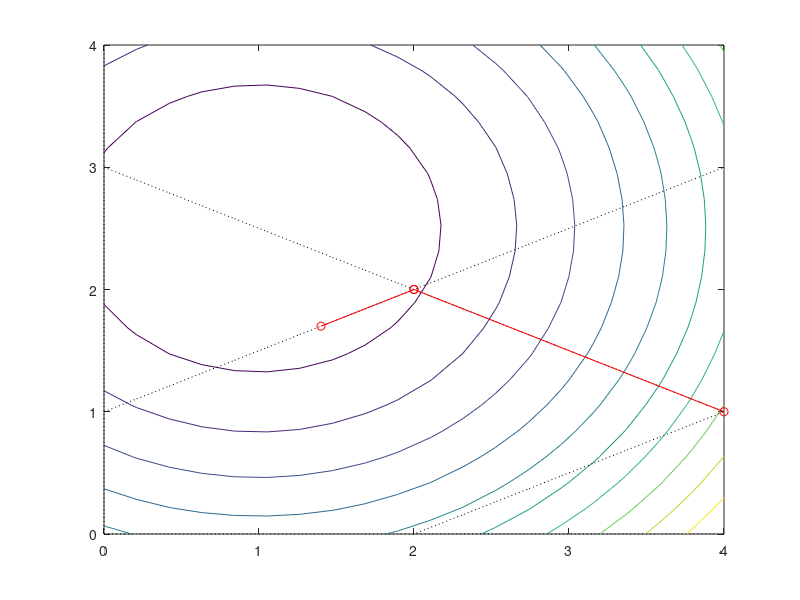

The MATLAB source for this figure:
clear all; close all;

function [p,lambda] = SolveQP(H,g,A,b,xk,W)
    Ar = A(W,:);
    br = b(W);
    S = [H ,-Ar';-Ar,zeros(size(br,1),size(br,1))];
    gk = H*xk+g;
    f = [-gk;zeros(size(br))];
    res = S\f;
    p = res(1:size(H,1));
    lambda = res((size(H,1)+1):end);
end

function contourplt(H,g,A,b,lim,npoint);
    [x1,x2] = meshgrid(linspace(lim(1),lim(2),npoint),linspace(lim(3),lim(4),npoint));
    x = [x1(:),x2(:)]';
    for i =1:size(x,2)
        fval(:,i) = g'*x(:,i)+0.5*x(:,i)'*H'*x(:,i);
    end
    fval = reshape(fval,size(x1));
    x1 = reshape(x(1,:),size(x1));
    x2 = reshape(x(2,:),size(x1));
    figure()
    contour(x1,x2,fval)
    hold on;
    for i = 1:length(b)
        if A(i,2) ==0
            x2 = linspace(lim(3),lim(4),npoint);
            x1 = -(A(i,2)*x2+b(i))/A(i,1);
            plot(x1,x2,':k');
        else
            x1 = linspace(lim(1),lim(2),npoint);
            x2 = -(A(i,1)*x1+b(i))/A(i,2);
            plot(x1,x2,':k');
        end
    end
    xlim([lim(1:2)])
    ylim([lim(3:4)])
end

% QP problem
H = 2*eye(2);
g = [-2;-5];
A = [1 -2; -1 -2; -1 2; 1 0; 0 1];
b = [2;6;2;0;0];

contourplt(H,g,A,b,[0,4,0,4],20)

% Initial guess and active set
x = [4;1
    ]; wactive = [];
n_constraint = size(b,1);

for k = 0:10
    fprintf('iteration: %3i , x1 = %7.3f , x2 = %7.3f, active constraints:', k, x(1),x(2))
    if isempty(wactive)
        fprintf('\n')
    else
        disp(wactive)
    end
    [p,lambda] = SolveQP(H,g,A,b,x,wactive); %Solve KKT
    if all(abs(p)<1e-10) % Check if converged or remove constraint
        if all(lambda>=0)
            break
        else
            wactive(find(lambda == min(lambda)))=[];
        end
    else
        winactive = setdiff(1:n_constraint,wactive);
        winactive = winactive(A(winactive,:)*p<0);
        alphas = -(A(winactive,:)*x+b(winactive))./(A(winactive,:)*p);
        alpha = min(alphas);
        if alpha<1
            xnew = x+alpha*p;
            wactive = union(wactive,winactive(alpha==min(alphas))); % Add constraint to active set
        else
            xnew = x+p;
        end
        plot([x(1),xnew(1)],[x(2),xnew(2)],'-or')
        x = xnew;
    end
end